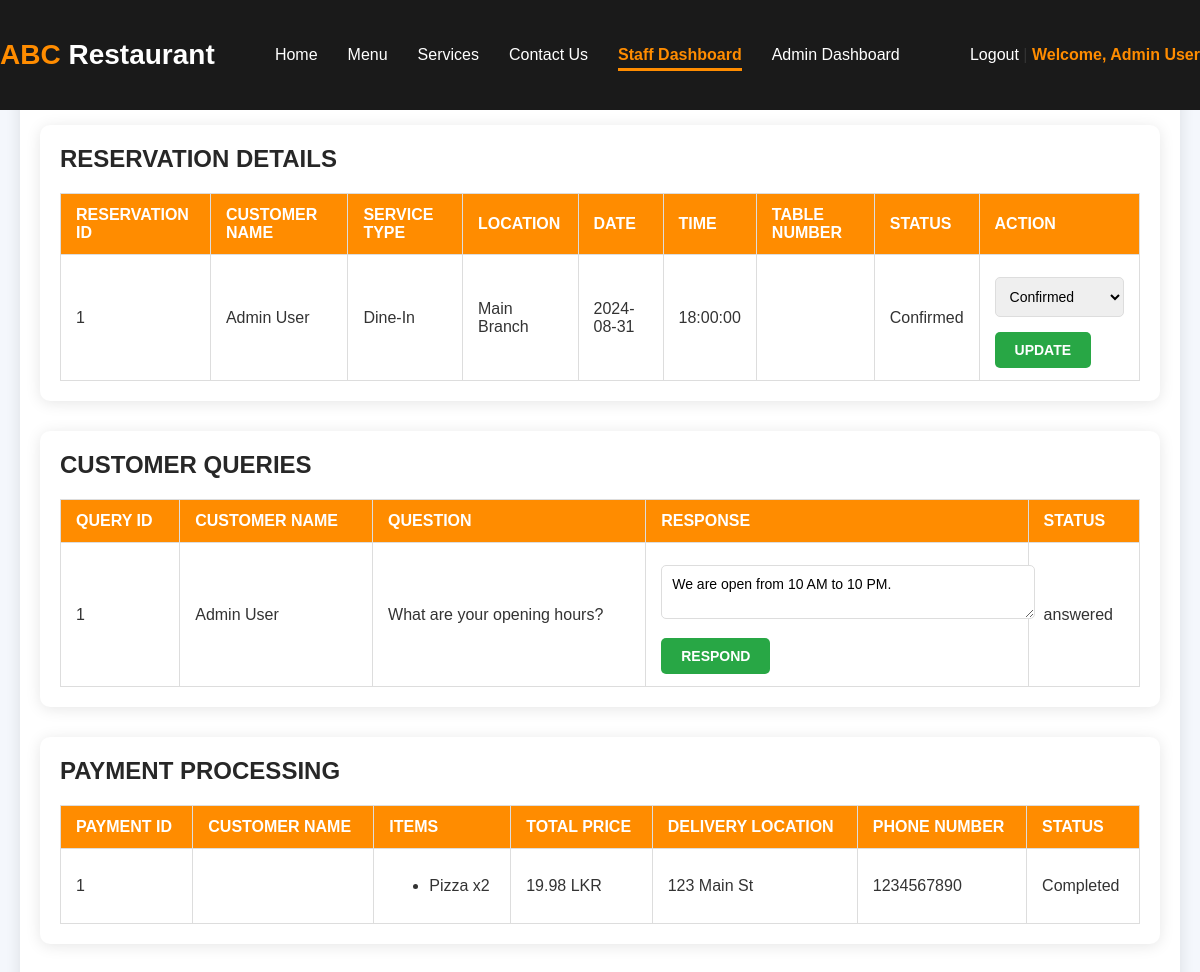
The page /staff_dashboard.php (signed in) on the database its author committed.
### tables this page shows
CREATE TABLE `reservations` (
  `reservation_id` int(11) NOT NULL AUTO_INCREMENT,
  `user_id` int(11) NOT NULL,
  `service_type` varchar(255) NOT NULL,
  `location` varchar(255) NOT NULL,
  `reservation_date` date NOT NULL,
  `reservation_time` time NOT NULL,
  `status` varchar(255) NOT NULL DEFAULT 'confirmed',
  PRIMARY KEY (`reservation_id`),
  FOREIGN KEY (`user_id`) REFERENCES `users`(`user_id`)
);

CREATE TABLE `users` (
  `user_id` int(11) NOT NULL AUTO_INCREMENT,
  `name` varchar(255) NOT NULL,
  `email` varchar(255) NOT NULL,
  `mobile` varchar(15) NOT NULL,
  `position` varchar(50) NOT NULL,
  `password` varchar(255) NOT NULL,
  PRIMARY KEY (`user_id`)
);

CREATE TABLE `faqs` (
  `faq_id` int(11) NOT NULL AUTO_INCREMENT,
  `user_id` int(11) NOT NULL,
  `question` text NOT NULL,
  `answer` text DEFAULT NULL,
  `status` varchar(255) NOT NULL DEFAULT 'pending',
  PRIMARY KEY (`faq_id`),
  FOREIGN KEY (`user_id`) REFERENCES `users`(`user_id`)
);

CREATE TABLE `payments` (
  `payment_id` int(11) NOT NULL AUTO_INCREMENT,
  `user_id` int(11) NOT NULL,
  `items` text NOT NULL,
  `total_price` decimal(10,2) NOT NULL,
  `delivery_location` varchar(255) DEFAULT NULL,
  `phone_number` varchar(15) NOT NULL,
  `status` varchar(255) NOT NULL DEFAULT 'pending',
  PRIMARY KEY (`payment_id`),
  FOREIGN KEY (`user_id`) REFERENCES `users`(`user_id`)
);

### staff_dashboard.php (the view, shortened to what this page needs)
<?php
$db = Database::getInstance();
$conn = $db->getConnection();
$current_page = basename($_SERVER['PHP_SELF']);
$reservations_query = "SELECT r.*, u.name FROM reservations r JOIN users u ON r.user_id = u.user_id";
$reservations_result = $conn->query($reservations_query);
$faqs_query = "SELECT f.*, u.name FROM faqs f JOIN users u ON f.user_id = u.user_id";
$faqs_result = $conn->query($faqs_query);
$payments_query = "SELECT * FROM payments";
$payments_result = $conn->query($payments_query);
?>
<!DOCTYPE html>
<html lang="en">
<head>
    <link rel="stylesheet" href="styles.css">
</head>
<body>
    <header>
        <?php include 'navbar.php'; ?>
    </header>
    <section class="dashboard-section">
        <h2>Staff Dashboard</h2>
<div class="dashboard-card">
    <h3>Reservation Details</h3>
    <table>
        <thead>
            <tr>
                <th>Reservation ID</th>
                <th>Customer Name</th>
                <th>Service Type</th>
                <th>Location</th>
                <th>Date</th>
                <th>Time</th>
                <th>Table Number</th>
                <th>Status</th>
                <th>Action</th>
            </tr>
        </thead>
        <tbody>
            <?php while($reservation = $reservations_result->fetch_assoc()): ?>
                <tr>
                    <td><?php echo $reservation['reservation_id']; ?></td>
                    <td><?php echo $reservation['name']; ?></td>
                    <td><?php echo $reservation['service_type']; ?></td>
                    <td><?php echo $reservation['location']; ?></td>
                    <td><?php echo $reservation['reservation_date']; ?></td>
                    <td><?php echo $reservation['reservation_time']; ?></td>
                    <td><?php echo $reservation['table_number']; ?></td>
                    <td><?php echo ucfirst($reservation['status']); ?></td>
                    <td>
                        <?php if ($reservation['status'] === 'canceled'): ?>
                            <span><?php echo ucfirst($reservation['status']); ?></span>
                        <?php else: ?>
                            <form action="staff_dashboard.php" method="post">
                                <select name="status" required>
                                    <option value="confirmed" <?php if ($reservation['status'] == 'confirmed') echo 'selected'; ?>>Confirmed</option>
                                </select>
                                <button type="submit" name="update_reservation_status" class="update-btn">Update</button>
                            </form>
                        <?php endif; ?>
                    </td>
                </tr>
            <?php endwhile; ?>
        </tbody>
    </table>
</div>
        <div class="dashboard-card">
            <h3>Customer Queries</h3>
            <table>
                <thead>
                    <tr>
                        <th>Query ID</th>
                        <th>Customer Name</th>
                        <th>Question</th>
                        <th>Response</th>
                        <th>Status</th>
                    </tr>
                </thead>
                <tbody>
                    <?php while($faq = $faqs_result->fetch_assoc()): ?>
                        <tr>
                            <td><?php echo $faq['faq_id']; ?></td>
                            <td><?php echo $faq['name']; ?></td>
                            <td><?php echo $faq['question']; ?></td>
                            <td>
                                <form action="staff_dashboard.php" method="post">
                                    <textarea name="response" required><?php echo $faq['answer']; ?></textarea>
                                    <button type="submit" name="respond_query" class="respond-btn">Respond</button>
                                </form>
                            </td>
                            <td><?php echo $faq['status']; ?></td>
                        </tr>
                    <?php endwhile; ?>
                </tbody>
            </table>
        </div>
        <div class="dashboard-card">
            <h3>Payment Processing</h3>
            <table>
                <thead>
                    <tr>
                        <th>Payment ID</th>
                        <th>Customer Name</th>
                        <th>Items</th>
                        <th>Total Price</th>
                        <th>Delivery Location</th>
                        <th>Phone Number</th>
                        <th>Status</th>
                    </tr>
                </thead>
                <tbody>
                <?php while($payment = $payments_result->fetch_assoc()): ?>
    <tr>
        <td><?php echo $payment['payment_id']; ?></td>
        <td><?php echo $payment['customer_name']; ?></td>
        <td>
            <ul>
                <?php
                $item_names_string = $payment['items'];
                if (!empty($item_names_string)):
                    echo "<li>" . htmlspecialchars($item_names_string) . "</li>";
                else:
                    ?>
                    <li>No items available</li>
                <?php endif; ?>
            </ul>
        </td>
        <td><?php echo $payment['total_price']; ?> LKR</td>
        <td><?php echo $payment['delivery_location']; ?></td>
        <td><?php echo $payment['phone_number']; ?></td>
        <td><?php echo ucfirst($payment['status']); ?></td>
    </tr>
<?php endwhile; ?>
                </tbody>
            </table>
        </div>
    </section>
</body>
</html>

### navbar.php (shortened to what this page needs)
<header>
    <div class="navbar">
        <div class="logo">
            <h1>ABC <span>Restaurant</span></h1>
        </div>
        <nav>
            <ul>
                <li><a href="index.php" class="<?php echo $current_page == 'index.php' ? 'active' : ''; ?>">Home</a></li>
                <li><a href="menu.php" class="<?php echo $current_page == 'menu.php' ? 'active' : ''; ?>">Menu</a></li>
                <li><a href="services.php" class="<?php echo $current_page == 'services.php' ? 'active' : ''; ?>">Services</a></li>
                <li><a href="contact.php" class="<?php echo $current_page == 'contact.php' ? 'active' : ''; ?>">Contact Us</a></li>
                <?php if (isset($_SESSION['position']) && (strtolower($_SESSION['position']) === 'staff' || strtolower($_SESSION['position']) === 'admin')): ?>
                    <li><a href="staff_dashboard.php" class="<?php echo ($current_page == 'staff_dashboard.php') ? 'active' : ''; ?>">Staff Dashboard</a></li>
                <?php endif; ?>
                <?php if (isset($_SESSION['position']) && strtolower($_SESSION['position']) === 'admin'): ?>
                    <li><a href="admin_dashboard.php" class="<?php echo ($current_page == 'admin_dashboard.php') ? 'active' : ''; ?>">Admin Dashboard</a></li>
                <?php endif; ?>
            </ul>
        </nav>
        <div class="auth-links">
            <?php if (isset($_SESSION['user_id'])): ?>
                <a href="logout.php">Logout</a> |
                <span style="color: #ff8c00; font-weight: bold;">Welcome, <?php echo isset($_SESSION['name']) ? $_SESSION['name'] : 'Guest'; ?></span>
            <?php else: ?>
                <a href="login.php">Login</a>
            <?php endif; ?>
        </div>
    </div>
</header>

### styles.css (style rules this page uses)
body { font-family: 'Segoe UI', Tahoma, Geneva, Verdana, sans-serif; margin: 0; padding: 0; background-color: #f4f4f4; color: #333; }
header { background-color: #1a1a1a; padding: 20px 0; text-align: center; position: fixed; width: 100%; top: 0; z-index: 1000; }
.navbar { display: flex; justify-content: space-between; align-items: center; max-width: 1200px; margin: 0 auto; }
.navbar ul { list-style: none; margin: 0; padding: 0; display: flex; }
.navbar ul li { margin: 0 15px; }
.navbar ul li a { color: #fff; text-decoration: none; transition: color 0.3s; }
.navbar ul li a.active { color: #ff8c00; font-weight: bold; border-bottom: 3px solid #ff8c00; padding-bottom: 5px; }
.logo h1 { color: #ff8c00; font-size: 28px; }
.logo h1 span { color: #fff; }
.auth-links a { color: #fff; text-decoration: none; margin-left: 10px; transition: color 0.3s; }
input[type="text"], input[type="password"], input[type="email"], input[type="phone"], select { margin-bottom: 10px; }

### staff_dashboard.php (style rules this page uses)
body { font-family: 'Poppins', sans-serif; background-color: #f4f7fc; color: #333; }
.dashboard-section { margin: 20px; padding: 20px; background-color: #ffffff; border-radius: 10px; box-shadow: 0 2px 15px rgba(0, 0, 0, 0.1); }
.dashboard-section h2 { margin-bottom: 30px; color: #333; font-size: 28px; text-align: center; text-transform: uppercase; letter-spacing: 1px; }
.dashboard-card { padding: 20px; background-color: #ffffff; border-radius: 10px; box-shadow: 0 2px 15px rgba(0, 0, 0, 0.1); margin-bottom: 30px; }
.dashboard-card h3 { margin-top: 0; color: #272727; font-size: 24px; text-transform: uppercase; margin-bottom: 20px; }
.dashboard-card table { width: 100%; border-collapse: collapse; }
.dashboard-card table th, .dashboard-card table td { padding: 12px 15px; border: 1px solid #ddd; text-align: left; vertical-align: middle; }
.dashboard-card table th { background-color: #ff8c00; color: #ffffff; font-weight: 600; text-transform: uppercase; }
.dashboard-card form { margin-top: 10px; display: inline-block; width: 100%; }
.dashboard-card form select, .dashboard-card form textarea { width: 100%; padding: 10px; border: 1px solid #ddd; border-radius: 5px; margin-bottom: 15px; font-size: 14px; font-family: 'Poppins', sans-serif; }
.dashboard-card form button { padding: 10px 20px; border: none; border-radius: 5px; cursor: pointer; transition: background-color 0.3s ease; text-transform: uppercase; font-weight: 600; font-size: 14px; color: #fff; }
.dashboard-card form button.update-btn { background-color: #28a745; }
.dashboard-card form button.respond-btn { background-color: #28a745; }

### rows shown on the page
reservations: reservation_id "1", user.name "Admin User", service_type "Dine-In", location "Main Branch", reservation_date "2024-08-31", reservation_time "18:00:00", status "Confirmed"
faqs: faq_id "1", user.name "Admin User", question "What are your opening hours?", response "We are open from 10 AM to 10 PM.", status "answered"
payments: payment_id "1", items "Pizza x2", total_price "19.98", delivery_location "123 Main St", phone_number "1234567890", status "Completed"

### other values the page prints
$_SESSION['name'] "Admin User"
